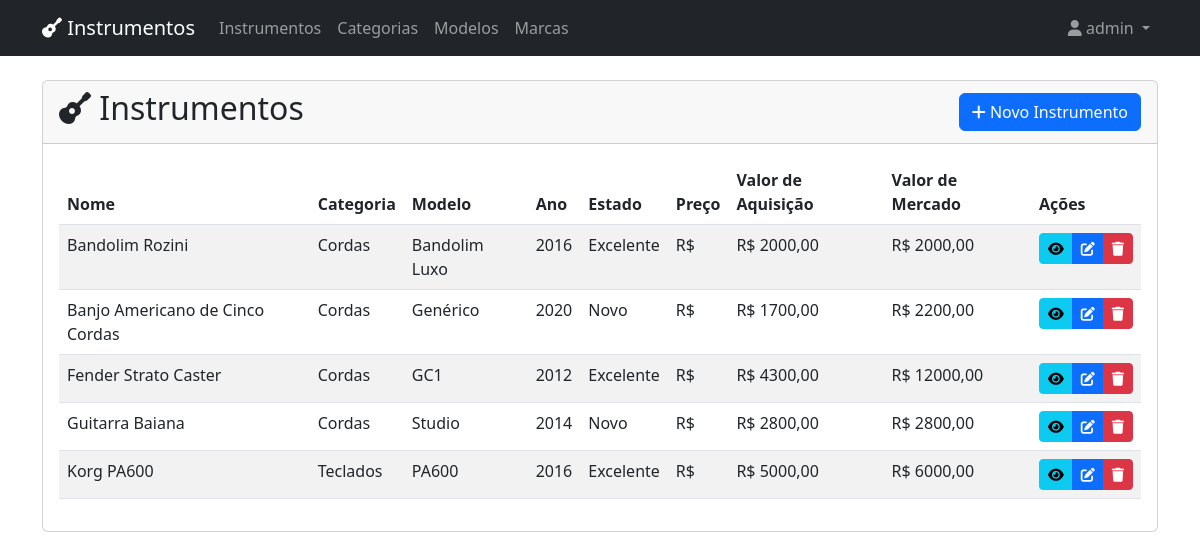
/instrumentos/ (signed in), run on the app's committed database.
### instrumentos/models.py (models this page shows, shortened)
class Instrumento(models.Model):
    nome = models.CharField(max_length=200)
    categoria = models.ForeignKey(Categoria, on_delete=models.CASCADE)
    marca = models.ForeignKey(Marca, on_delete=models.CASCADE)
    modelo = models.ForeignKey(Modelo, on_delete=models.CASCADE)
    ano_fabricacao = models.IntegerField()
    valor_aquisicao = models.DecimalField(max_digits=10, decimal_places=2)
    valor_mercado = models.DecimalField(max_digits=10, decimal_places=2)
    numero_serie = models.CharField(max_length=100, blank=True)
    caracteristicas = models.TextField()
    data_aquisicao = models.DateField()
    estado_conservacao = models.CharField(
        max_length=20,
        choices=[
            ('novo', 'Novo'),
            ('excelente', 'Excelente'),
            ('bom', 'Bom'),
            ('regular', 'Regular'),
            ('ruim', 'Ruim')
        ]
    )
    class Meta:
        verbose_name = 'Instrumento'
        verbose_name_plural = 'Instrumentos'

class Categoria(models.Model):
    nome = models.CharField(max_length=100)
    descricao = models.TextField(blank=True)
    def __str__(self):
        return self.nome
    class Meta:
        verbose_name = 'Categoria'
        verbose_name_plural = 'Categorias'

class Modelo(models.Model):
    nome = models.CharField(max_length=100)
    descricao = models.TextField(blank=True)
    def __str__(self):
        return self.nome
    class Meta:
        verbose_name = 'Modelo'
        verbose_name_plural = 'Modelos'

### instrumentos/views.py (the view)
# urls.py: path('instrumentos/', views.lista_instrumentos, name='lista_instrumentos'),
@login_required
def lista_instrumentos(request):
    instrumentos = Instrumento.objects.all()
    query = request.GET.get('q')
    if query:
        instrumentos = instrumentos.filter(
            Q(nome__icontains=query) |
            Q(modelo__nome__icontains=query) |
            Q(numero_serie__icontains=query)
        )
    categoria = request.GET.get('categoria')
    if categoria:
        instrumentos = instrumentos.filter(categoria_id=categoria)
    instrumentos = instrumentos.order_by('nome')
    categorias = Categoria.objects.all().order_by('nome')
    return render(request, 'instrumentos/instrumentos/lista.html', {
        'instrumentos': instrumentos,
        'categorias': categorias
    })

### instrumentos/templates/instrumentos/instrumentos/lista.html (shortened to what this page needs)
{% extends 'base.html' %}
{% block content %}
<div class="card">
    <div class="card-header d-flex justify-content-between align-items-center">
        <h2>
            <i class="fas fa-guitar"></i> Instrumentos
        </h2>
        <div>
            <a href="{% url 'novo_instrumento' %}" class="btn btn-primary">
                <i class="fas fa-plus"></i> Novo Instrumento
            </a>
        </div>
    </div>
    <div class="card-body">
        {% if instrumentos %}
        <div class="table-responsive">
            <table class="table table-striped table-hover">
                <thead>
                    <tr>
                        <th>Nome</th>
                        <th>Categoria</th>
                        <th>Modelo</th>
                        <th>Ano</th>
                        <th>Estado</th>
                        <th>Preço</th>
                        <th>Valor de Aquisição</th>
                        <th>Valor de Mercado</th>
                        <th>Ações</th>
                    </tr>
                </thead>
                <tbody>
                    {% for instrumento in instrumentos %}
                    <tr>
                        <td>{{ instrumento.nome }}</td>
                        <td>{{ instrumento.categoria }}</td>
                        <td>{{ instrumento.modelo }}</td>
                        <td>{{ instrumento.ano_fabricacao }}</td>
                        <td>{{ instrumento.get_estado_conservacao_display }}</td>
                        <td>R$ {{ instrumento.preco }}</td>
                        <td>R$ {{ instrumento.valor_aquisicao }}</td>
                        <td>R$ {{ instrumento.valor_mercado }}</td>
                        <td>
                            <div class="btn-group" role="group">
                                <a href="{% url 'detalhe_instrumento' pk=instrumento.pk %}" class="btn btn-sm btn-info"
                                    title="Ver detalhes">
                                    <i class="fas fa-eye"></i>
                                </a>
                                <a href="{% url 'editar_instrumento' pk=instrumento.pk %}"
                                    class="btn btn-sm btn-primary" title="Editar">
                                    <i class="fas fa-edit"></i>
                                </a>
                                <button type="button" class="btn btn-sm btn-danger" title="Excluir"
                                    data-bs-toggle="modal" data-bs-target="#deleteModal{{ instrumento.pk }}">
                                    <i class="fas fa-trash"></i>
                                </button>
                            </div>
                        </td>
                    </tr>
                    {% endfor %}
                </tbody>
            </table>
        </div>
        {% else %}
        <div class="alert alert-info">
            <i class="fas fa-info-circle"></i> Nenhum instrumento cadastrado.
        </div>
        {% endif %}
    </div>
</div>
{% endblock %}

### templates/base.html (shortened to what this page needs)
<!DOCTYPE html>
<html lang="pt-br">
<head>
    <link href="https://cdn.jsdelivr.net/npm/bootstrap@5.3.0/dist/css/bootstrap.min.css" rel="stylesheet">
    <link href="https://cdnjs.cloudflare.com/ajax/libs/font-awesome/6.0.0/css/all.min.css" rel="stylesheet">
    {% load static %}
    <link href="{% static 'css/style.css' %}" rel="stylesheet">
</head>
<body>
    <nav class="navbar navbar-expand-lg navbar-dark bg-dark">
        <div class="container">
            <a class="navbar-brand" href="{% url 'home' %}">
                <i class="fas fa-guitar"></i> Instrumentos
            </a>
            <div class="collapse navbar-collapse" id="navbarNav">
                <ul class="navbar-nav me-auto">
                    {% if user.is_authenticated %}
                    <li class="nav-item">
                        <a class="nav-link" href="{% url 'lista_instrumentos' %}">Instrumentos</a>
                    </li>
                    <li class="nav-item">
                        <a class="nav-link" href="{% url 'lista_categorias' %}">Categorias</a>
                    </li>
                    <li class="nav-item">
                        <a class="nav-link" href="{% url 'lista_modelos' %}">Modelos</a>
                    </li>
                    <li class="nav-item">
                        <a class="nav-link" href="{% url 'lista_marcas' %}">Marcas</a>
                    </li>
                    {% endif %}
                </ul>
                {% if user.is_authenticated %}
                <ul class="navbar-nav">
                    <li class="nav-item dropdown">
                        <a class="nav-link dropdown-toggle" href="#" id="userDropdown" role="button"
                            data-bs-toggle="dropdown" aria-expanded="false">
                            <i class="fas fa-user"></i> {{ user.username }}
                        </a>
                    </li>
                </ul>
                {% endif %}
            </div>
        </div>
    </nav>
    <div class="container mt-4">
        {% block content %}
        {% endblock %}
    </div>
</body>
</html>

### data on the page
Instrumento: nome "Bandolim Rozini", categoria "Cordas", modelo "Bandolim Luxo", ano_fabricacao "2016", estado_conservacao "Excelente", valor_aquisicao "2000,00", valor_mercado "2000,00"
Instrumento: nome "Banjo Americano de Cinco Cordas", categoria "Cordas", modelo "Genérico", ano_fabricacao "2020", estado_conservacao "Novo", valor_aquisicao "1700,00", valor_mercado "2200,00"
Instrumento: nome "Fender Strato Caster", categoria "Cordas", modelo "GC1", ano_fabricacao "2012", estado_conservacao "Excelente", valor_aquisicao "4300,00", valor_mercado "12000,00"
Instrumento: nome "Guitarra Baiana", categoria "Cordas", modelo "Studio", ano_fabricacao "2014", estado_conservacao "Novo", valor_aquisicao "2800,00", valor_mercado "2800,00"
Instrumento: nome "Korg PA600", categoria "Teclados", modelo "PA600", ano_fabricacao "2016", estado_conservacao "Excelente", valor_aquisicao "5000,00", valor_mercado "6000,00"

### other printed values
{{ user.username }} "admin"
